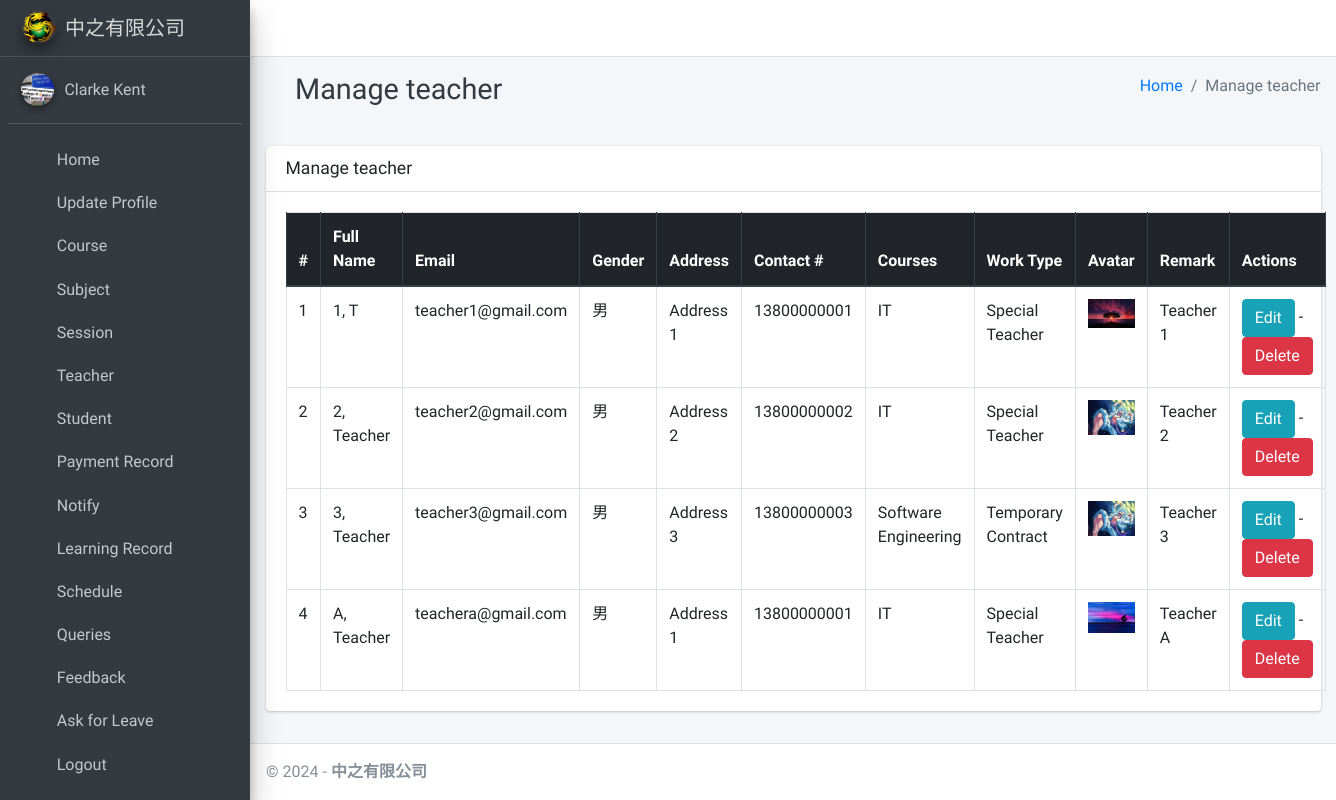
Page /teacher/manage/ (signed in) on the committed database.
### main_app/models.py (models this page shows, shortened)
class CustomUser(AbstractUser):
    USER_TYPE = ((1, "HOD"), (2, "Teacher"), (3, "Student"))
    GENDER = [("M", "Male"), ("F", "Female")]
    username = None  # Removed username, using email instead
    email = models.EmailField(unique=True)
    user_type = models.CharField(default=1, choices=USER_TYPE, max_length=1)
    gender = models.CharField(max_length=1, choices=GENDER)
    profile_pic = models.ImageField()
    address = models.TextField()
    contact_num = models.TextField(default="")
    remark = models.TextField(default="")
    fcm_token = models.TextField(default="")  # For firebase notifications
    created_at = models.DateTimeField(auto_now_add=True)
    updated_at = models.DateTimeField(auto_now=True)
    USERNAME_FIELD = "email"
    REQUIRED_FIELDS = []
    objects = CustomUserManager()
    def __str__(self):
        return self.last_name + ", " + self.first_name

class Teacher(models.Model):
    course = models.ForeignKey(Course, on_delete=models.DO_NOTHING, null=True, blank=False)
    admin = models.OneToOneField(CustomUser, on_delete=models.CASCADE)
    work_type = models.CharField(max_length = 30, blank = True) #Special/Temporary

class Course(models.Model):
    name = models.CharField(max_length=120)
    created_at = models.DateTimeField(auto_now_add=True)
    updated_at = models.DateTimeField(auto_now=True)

### main_app/hod_views.py (the view)
# urls.py: path("teacher/manage/", hod_views.manage_teacher, name='manage_teacher'),
def manage_teacher(request):
    allteacher = CustomUser.objects.filter(user_type=2)
    context = {
        'allteacher': allteacher,
        'page_title': 'Manage teacher'
    }
    return render(request, "hod_template/manage_teacher.html", context)

### main_app/templates/hod_template/manage_teacher.html
{% extends 'main_app/base.html' %}
{% load static %}
{% block page_title %}<i class="nav-icon fas fa-user"></i>  {{page_title}}{% endblock page_title %}
{% block content %}
<section class="content">
    <div class="container-fluid">
        <div class="row">
            <div class="col-md-12">
                <div class="card">
                    <div class="card-header">
                        <h3 class="card-title">{{page_title}}</h3>
                    </div>
                    <div class="card-body">
                        <table id="example2" class="table table-bordered table-hover">
                            <thead class="thead-dark">
                                <tr>
                                    <th>#</th>
                                    <th>Full Name</th>
                                    <th>Email</th>
                                    <th>Gender</th>
                                    <th>Address</th>
                                    <th>Contact #</th>
                                    <th>Courses</th>
                                    <th>Work Type</th>
                                    <th>Avatar</th>
                                    <th>Remark</th>
                                    <th>Actions</th>
                                </tr>
                            </thead>
                            <tbody>
                                {% for teacher in allteacher %}
                                <tr>
                                    <td>{{ forloop.counter }}</td>
                                    <td>{{teacher.last_name}}, {{teacher.first_name}}</td>
                                    <td>{{teacher.email}}</td>
                                    <td>{{teacher.gender}}</td>
                                    <td>{{teacher.address}}</td>
                                    <td>{{teacher.contact_num}}</td>
                                    <td>{{teacher.teacher.course.name}}</td>
                                    <td>{{teacher.teacher.work_type}}</td>
                                    <td>
                                        {% if teacher.profile_pic == ""  %}
                                        No Image
                                        {% else %}
                                        <img class="img img-fluid mb-2" height="56" width="56"
                                            src="{{teacher.profile_pic}}" alt="">
                                        {% endif %}
                                    </td>
                                    <td>{{teacher.remark}}</td>
                                    <td>
                                        <a href="{% url 'edit_teacher' teacher.teacher.id %}" class="btn btn-info">Edit</a> -
                                        <a href="{% url 'delete_teacher' teacher.teacher.id %}" class="btn btn-danger" onclick="return confirm('Are you sure about this ?')">Delete</a>
                                    </td>
                                </tr>
                                {% endfor %}
                            </tbody>
                        </table>
                    </div>
                </div>
            </div>
        </div>
    </div>
</section>
{% endblock content %}

### rows in the picture
CustomUser: last_name "1", first_name "T", email "teacher1@gmail.com", gender "男", address "Address 1", contact_num "13800000001", teacher.course.name "IT", teacher.work_type "Special Teacher", profile_pic (picture), remark "Teacher 1"
CustomUser: last_name "2", first_name "Teacher", email "teacher2@gmail.com", gender "男", address "Address 2", contact_num "13800000002", teacher.course.name "IT", teacher.work_type "Special Teacher", remark "Teacher 2"
CustomUser: last_name "3", first_name "Teacher", email "teacher3@gmail.com", gender "男", address "Address 3", contact_num "13800000003", teacher.course.name "Software Engineering", teacher.work_type "Temporary Contract", remark "Teacher 3"
CustomUser: last_name "A", first_name "Teacher", email "teachera@gmail.com", gender "男", address "Address 1", contact_num "13800000001", teacher.course.name "IT", teacher.work_type "Special Teacher", profile_pic (picture), remark "Teacher A"

### other values in the picture
{{ page_title }} "Manage teacher"
